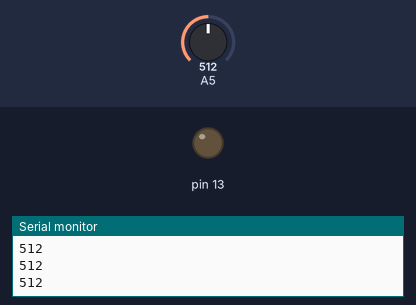
Recording of a sketch running on a simulated Arduino Uno, built with avr-gcc and run on an emulated ATmega328P. On the bench: output pins drawn as LEDs (lit = HIGH), the last lines printed to the serial monitor. The test bench sets the inputs (shaded band); at power-on: A5 = 512.

Above: at 1.2 s.
1.3 s: A5 set to 94
2.8 s: A5 set to 80
At 3.5 s:
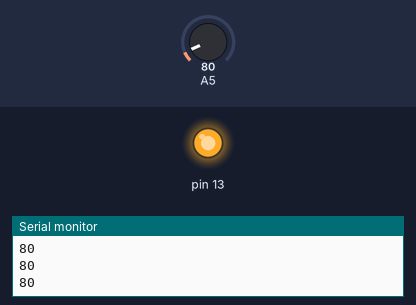
4.3 s: A5 set to 122
At 4.6 s:
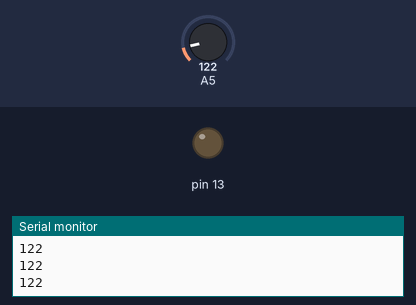
5.8 s: A5 set to 75
At 7.0 s:
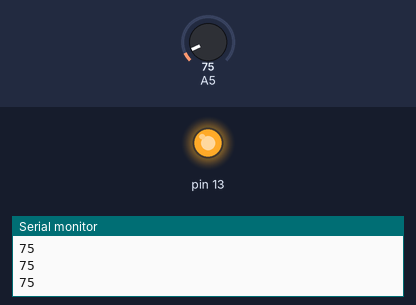
Timing chart, 0 to 8.3 s (numbered marks = the images above; inputs shaded):
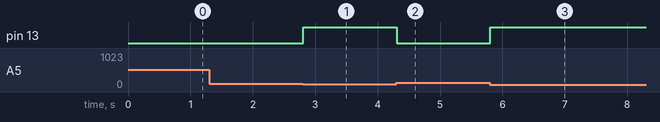

The sketch:

code_for_alcohol_detection.ino
```cpp
void setup() {
  pinMode(13, OUTPUT);
  pinMode(A5, INPUT);
  Serial.begin(9600);
}

void loop() {
  int value = analogRead(A5);
  Serial.println(value);
  if (value > 85) {
    digitalWrite(13, LOW);
  } else {
    digitalWrite(13, HIGH);
  }
}
```

Measured:
- the behaviour switches between 86 and 85 on A5 (found by bisection; images 0 and 1)
- after the input at 2.8 s, pin 13: LOW → HIGH at once
- after the input at 4.3 s, pin 13: HIGH → LOW at once
- after the input at 5.8 s, pin 13: LOW → HIGH at once
